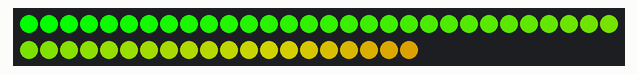
A sketch run on a simulated Arduino Uno, built with avr-gcc and run on an emulated ATmega328P. Shown: 50 RGB LEDs in strip order, left to right, continuing on the next row.

Above: at 0.16 s.
At 1.15 s:
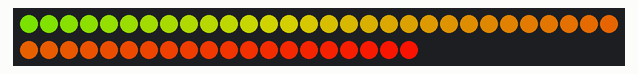
At 2.13 s:
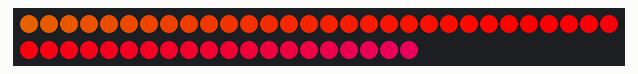
At 4.09 s:
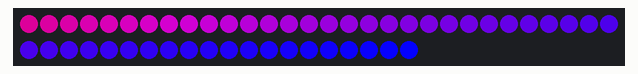
At 6.06 s:
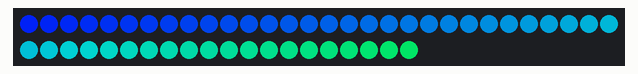
At 8.02 s:
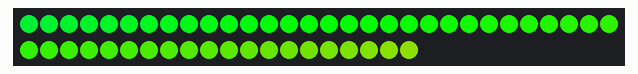

The sketch:

christmas-lights.ino
```cpp
#include <Adafruit_NeoPixel.h>
#include <EEPROM.h>

#define NUM_LEDS 50
#define PIN 9
Adafruit_NeoPixel strip = Adafruit_NeoPixel(NUM_LEDS, PIN, NEO_GRB + NEO_KHZ800);

void setup()
{
  strip.begin();
  strip.show();
}

void loop()
{
  rainbow(30);
  delay(10);
}

void rainbow(uint8_t wait)
{
  uint16_t i, j;

  for (j = 0; j < 256; j++)
  {
    for (i = 0; i < strip.numPixels(); i++)
    {
      strip.setPixelColor(i, Wheel((i * 1 + j) & 255));
    }

    strip.show();
    delay(wait);
  }
}

uint32_t Wheel(byte WheelPos)
{
  if (WheelPos < 85)
  {
    return strip.Color(WheelPos * 3, 255 - WheelPos * 3, 0);
  }
  else if (WheelPos < 170)
  {
    WheelPos -= 85;
    return strip.Color(255 - WheelPos * 3, 0, WheelPos * 3);
  }
  else
  {
    WheelPos -= 170;
    return strip.Color(0, WheelPos * 3, 255 - WheelPos * 3);
  }
}
```

Measured:
- by itself, everything shown: repeats every 8.4 s, in 26 steps
